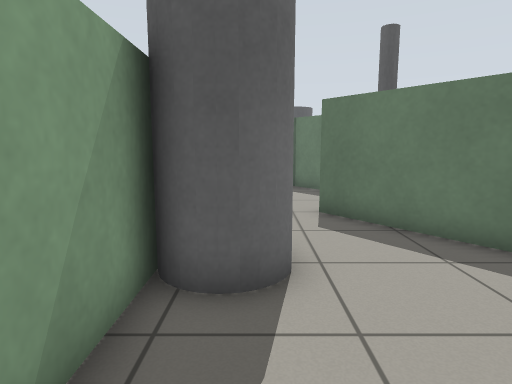
view 1 (above)

21 first-person views from a walk through a robot-simulator world made for Gazebo. The camera is 0.91 m above the floor, tilts 8° down and sees 75° across. The floor is counted in squares, 0.5 m on a side. Each view is taken from the middle of a square. On the plan, view 1 faces up. The plan holds only what a view shows up to about 17 squares ahead; the rest is blank. The place goes on beyond the plan.

view 2
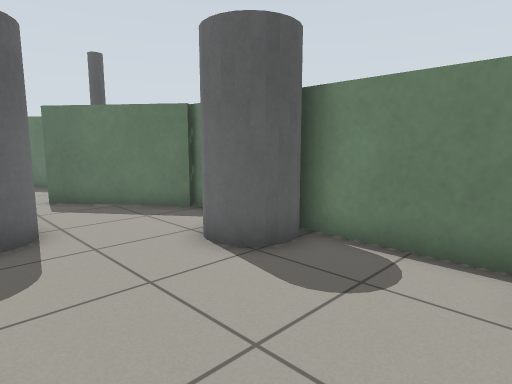

view 3
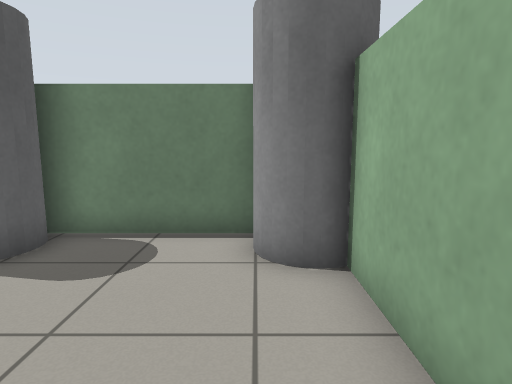

view 4
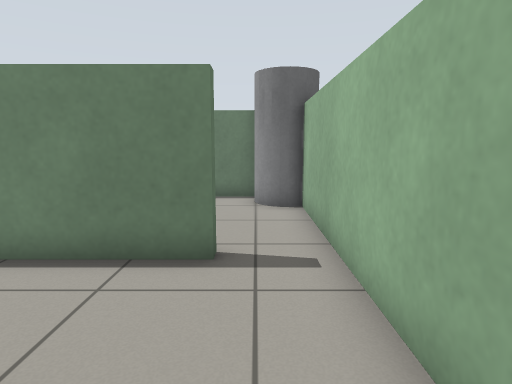

view 5
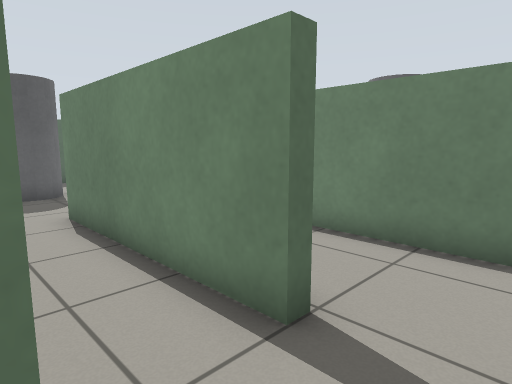

view 6
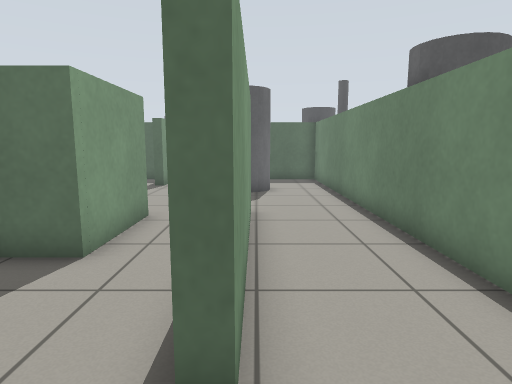

view 7
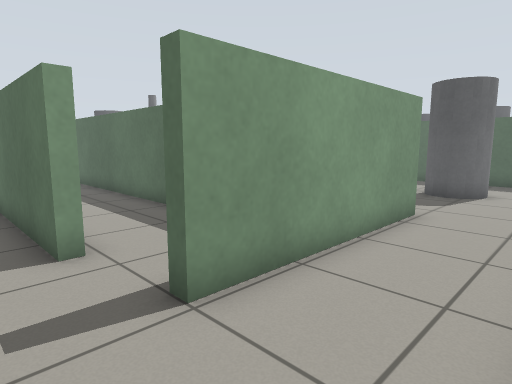

view 8
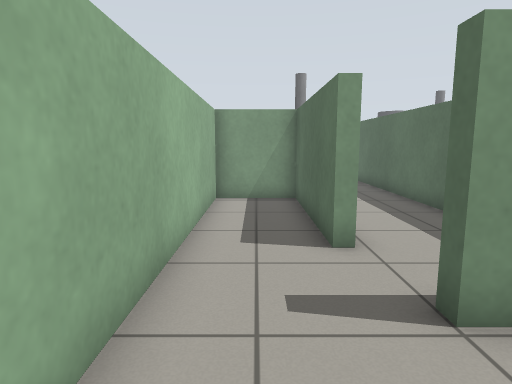

view 9
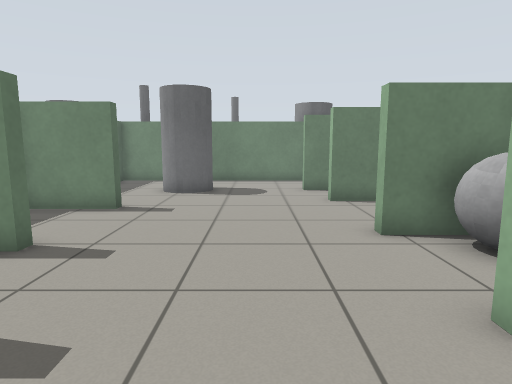

view 10
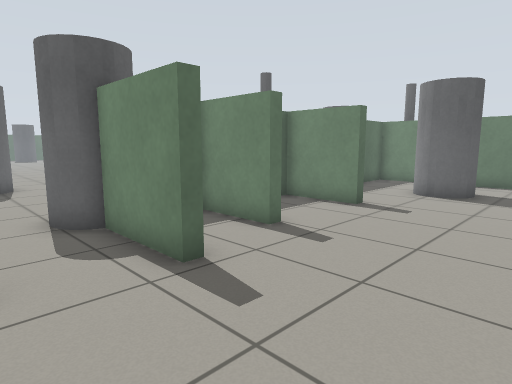

view 11
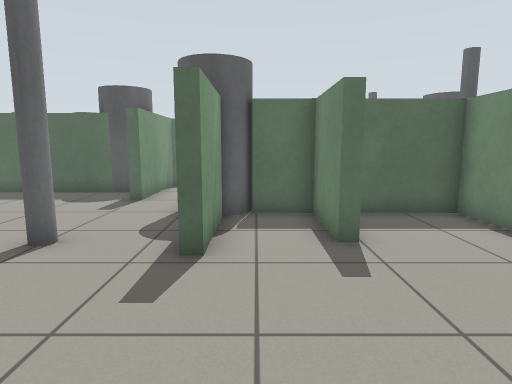

view 12
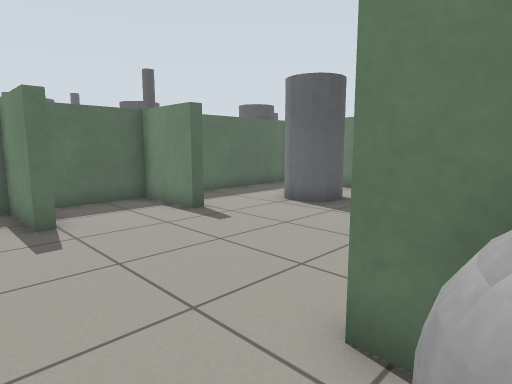

view 13
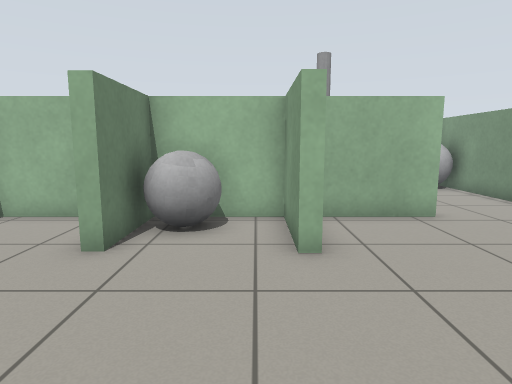

view 14
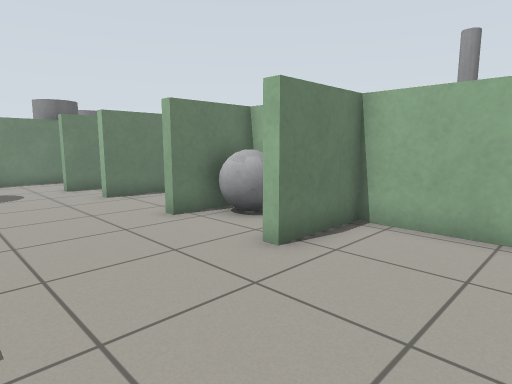

view 15
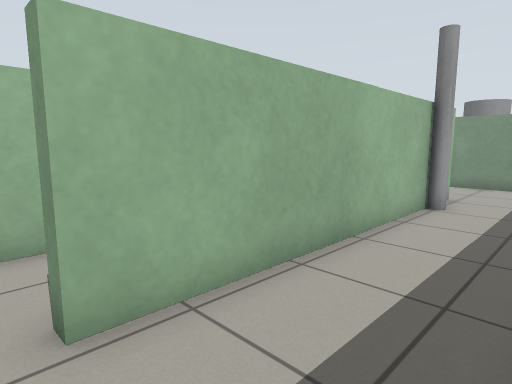

view 16
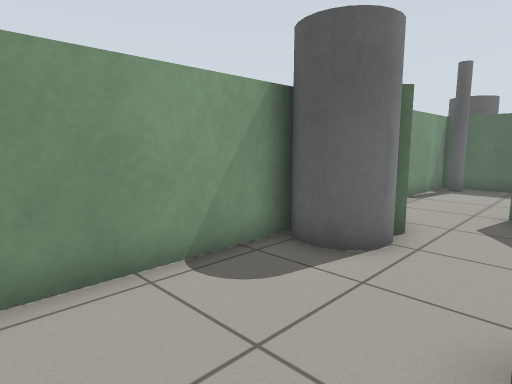

view 17
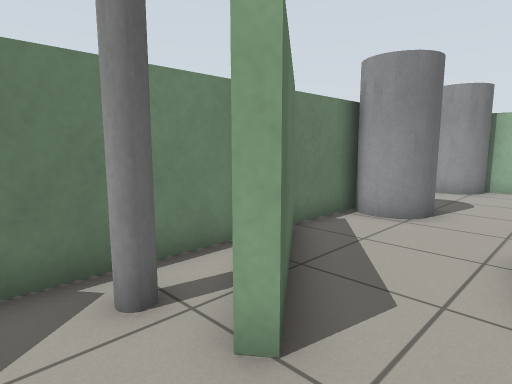

view 18
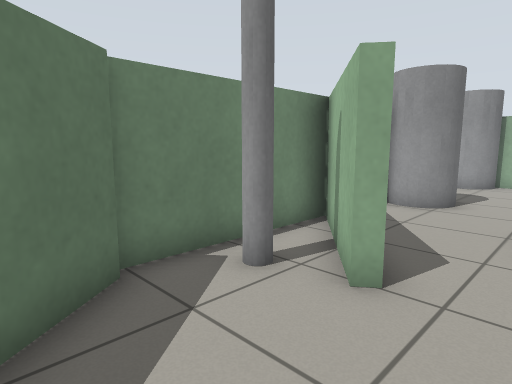

view 19
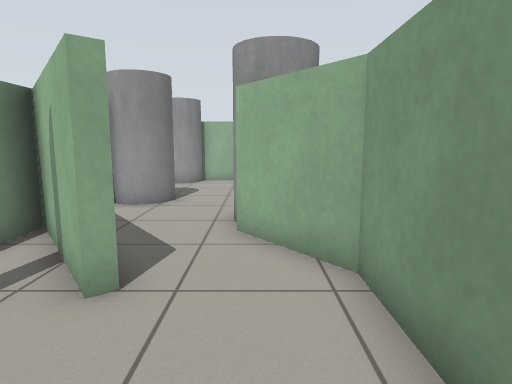

view 20
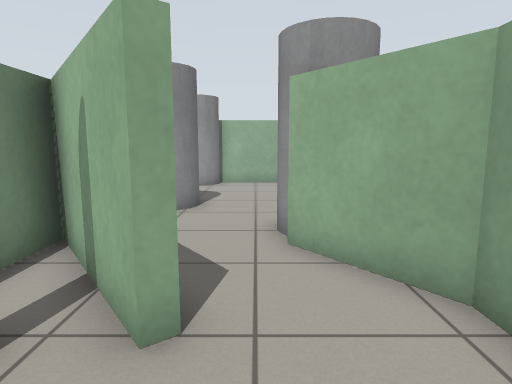

view 21
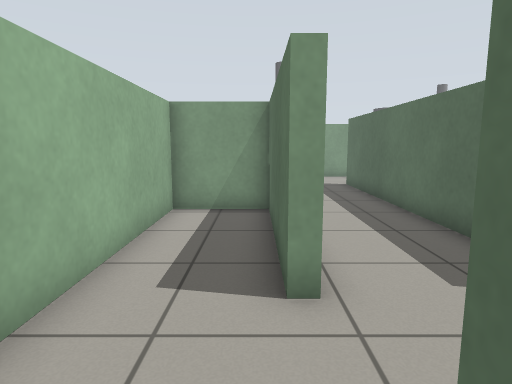

### Floor plan
Ten units are one square. View 1 is at (0, 0); x grows to the right and y downward. Boxes are objects, and circles mark ways between rooms. Rooms are numbered by the first view taken in them; rooms with no view inside come last. Other rooms are left out.
<svg viewBox="-205 -175 257 225">
<path fill="none" stroke="#000" d="M46 -53 17 -90M-15 -46 -15 6M-3 -69 5 -59M47 30 47 -55M-6 44 29 44M-130 -121 -135 -121 -135 -148 -151 -148M-92 -128 -92 -121 -96 -121 -96 -148 -125 -148M-55 -60 -51 -60 -51 10 -55 10M-105 -26 -84 -26M-82 -32 -82 -55 -78 -55M-124 -26 -124 -55 -119 -55M-159 -144 -159 -113 -163 -113 -163 -145M-163 -26 -163 -55 -159 -55 -159 -26 -145 -26M-196 -26 -160 -26M-188 -170 -192 -170M-65 44 -6 44M-14 23 -19 23 -19 -148 -83 -148M-78 12 -78 16 -134 16 -134 44 -65 44M-165 12 -78 12M-78 -55 -78 -22 -196 -22M-55 10 -55 -60M17 -90 20 -92 47 -57 47 -111M45 -112 17 -148 -15 -148 -15 -84 -3 -69"/>
<rect x="-15" y="-65" width="30" height="30" fill="#bbb"><title>grey cylinder</title></rect>
<rect x="25" y="25" width="20" height="20" fill="#bbb"><title>grey cylinder</title></rect>
<rect x="25" y="-35" width="20" height="30" fill="#bbb"><title>grey cylinder</title></rect>
<rect x="-195" y="-125" width="10" height="10" fill="#bbb"><title>grey pole</title></rect>
<rect x="-175" y="-165" width="20" height="20" fill="#bbb"><title>grey cylinder</title></rect>
<rect x="-145" y="-45" width="20" height="20" fill="#bbb"><title>grey ball</title></rect>
<rect x="-65" y="-125" width="30" height="30" fill="#bbb"><title>grey cylinder</title></rect>
<rect x="-175" y="5" width="10" height="10" fill="#bbb"><title>grey pole</title></rect>
<rect x="-15" y="-145" width="10" height="10" fill="#bbb"><title>grey pole</title></rect>
<rect x="25" y="-95" width="20" height="10" fill="#bbb"><title>grey pole</title></rect>
<circle cx="-15" cy="30" r="3" fill="#2a7"/>
<circle cx="10" cy="-80" r="3" fill="#2a7"/>
<circle cx="-55" cy="25" r="3" fill="#2a7"/>
<circle cx="-200" cy="-25" r="3" fill="#2a7"/>
<circle cx="-70" cy="-50" r="3" fill="#2a7"/>
<circle cx="-70" cy="10" r="3" fill="#2a7"/>
<text x="20" y="-20">1</text>
<text x="-110" y="-90">2</text>
<text x="-90" y="30">3</text>
<text x="-130" y="-10">4</text>
<text x="20" y="-110">5</text>
</svg>
Room 1 opens to room 2. Room 1 opens to room 5. Room 2 opens to room 3. Room 2 opens to room 4. Room 3 opens to room 4.

Where each view was taken, in squares from view 1:
view 1: 0 up, 0 right, facing up
view 2: 3 down, 1 left, facing up-right
view 3: 3 down, 2 left, facing right
view 4: 3 down, 7 left, facing right
view 5: 3 down, 8 left, facing up-right
view 6: 3 down, 5 left, facing up
view 7: 3 down, 2 left, facing up-left
view 8: 3 down, 2 left, facing left
view 9: 8 up, 19 left, facing right
view 10: 7 up, 19 left, facing up-right
view 11: 6 up, 15 left, facing up
view 12: 4 up, 15 left, facing up-right
view 13: 11 up, 15 left, facing down
view 14: 10 up, 20 left, facing down-right
view 15: 2 up, 7 left, facing down-left
view 16: 1 down, 3 right, facing up-left
view 17: 11 up, 0 right, facing down-right
view 18: 13 up, 0 right, facing down-right
view 19: 13 up, 0 right, facing down
view 20: 12 up, 1 right, facing down
view 21: 2 down, 4 left, facing left
